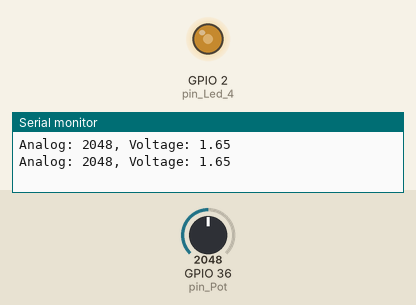
Simulated run of this sketch. Board: ESP32. Shown: output pins drawn as LEDs (lit = HIGH), the last lines printed to the serial monitor. The inputs (shaded band) are chosen by the test bench; at power-on: GPIO 36 (pin_Pot) = 2048.

Above: at 1.8 s.
1.9 s: GPIO 36 (pin_Pot) set to 2866
At 2.5 s:
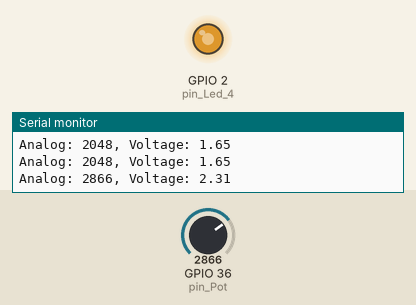
3.5 s: GPIO 36 (pin_Pot) set to 3603
At 5.2 s:
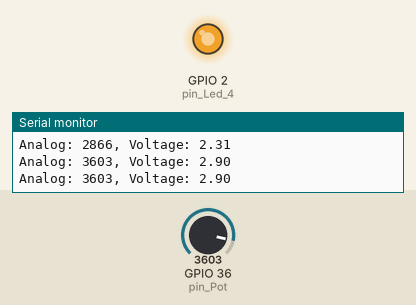
5.5 s: GPIO 36 (pin_Pot) set to 491
At 6.8 s:
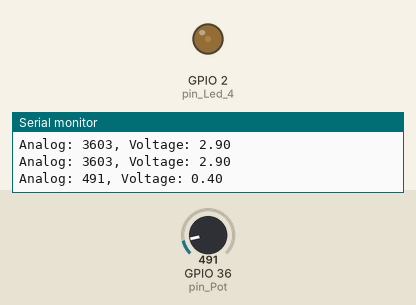
7.5 s: GPIO 36 (pin_Pot) set to 0
At 8.3 s:
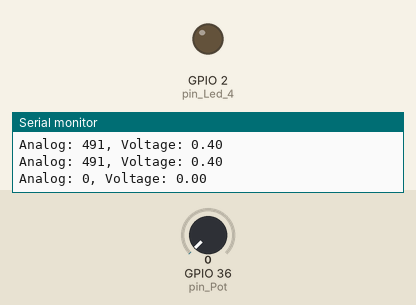
9.5 s: GPIO 36 (pin_Pot) set to 2047
At 11.1 s:
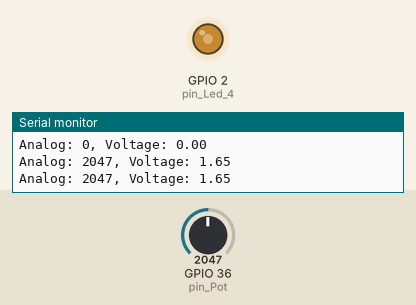
Timing chart, 0 to 12.5 s (numbered marks = the images above; inputs shaded):
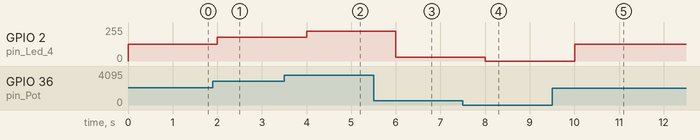

The sketch:

POTENSIOMETER.ino
```cpp
/* ==================
  TrainWare
  Potensiometer Read Code
=================== */

// Mendefinisikan pin Potensiometer pada ESP32
#define pin_Pot 36

// Mendefinisikan pin LED 4 pada ESP32
#define pin_Led_4   2

// Membuat Fungsi MAP untuk mengatur nilai Minimal & Maksimal (Re-scale)
float floatMap(float x, float in_min, float in_max, float out_min, float out_max) {
  return (x - in_min) * (out_max - out_min) / (in_max - in_min) + out_min;
}

void setup() {
  // Inisialisasi Serial dengan baudrate 115200
  Serial.begin(115200);

  // Inisialisasi Pin 4 menjadi OUTPUT
  pinMode(pin_Led_4, OUTPUT);
}

void loop() {
  // Membaca Nilai Input Analog pada Pin GPIO-36
  // Lalu menyimpannya dalam variable "analogValue"
  int analogValue = analogRead(pin_Pot);
  // Rescale Nilai yang dibaca dari ADC (0-4095 menjadi 0-3,3V)
  float voltage = floatMap(analogValue, 0, 4095, 0, 3.3);

  // Mencetak Nilai Mentah ADC yang didapat (0-4095)
  Serial.print("Analog: ");
  Serial.print(analogValue);

  // Mencetak Nilai Hasil fungsi MAP / Re-Scale (0-3,3V)
  Serial.print(", Voltage: ");
  Serial.println(voltage);

  // Rescale Nilai Input Analog menjadi PWM 0-255
  int pwm = map(analogValue, 0, 4095, 0, 255);

  // Fungsi Control LED 4 untuk Dimming
  analogWrite(pin_Led_4, pwm);

  // Jeda 1 Detik
  delay(1000);
}
```

Measured:
- after the input at 1.9 s, GPIO 2 (pin_Led_4): 127/255 → 178/255 after 0.10 s
- after the input at 3.5 s, GPIO 2 (pin_Led_4): 178/255 → 224/255 after 0.50 s
- after the input at 5.5 s, GPIO 2 (pin_Led_4): 224/255 → 30/255 after 0.50 s
- after the input at 7.5 s, GPIO 2 (pin_Led_4): 30/255 → 0/255 after 0.50 s
- after the input at 9.5 s, GPIO 2 (pin_Led_4): 0/255 → 127/255 after 0.50 s
